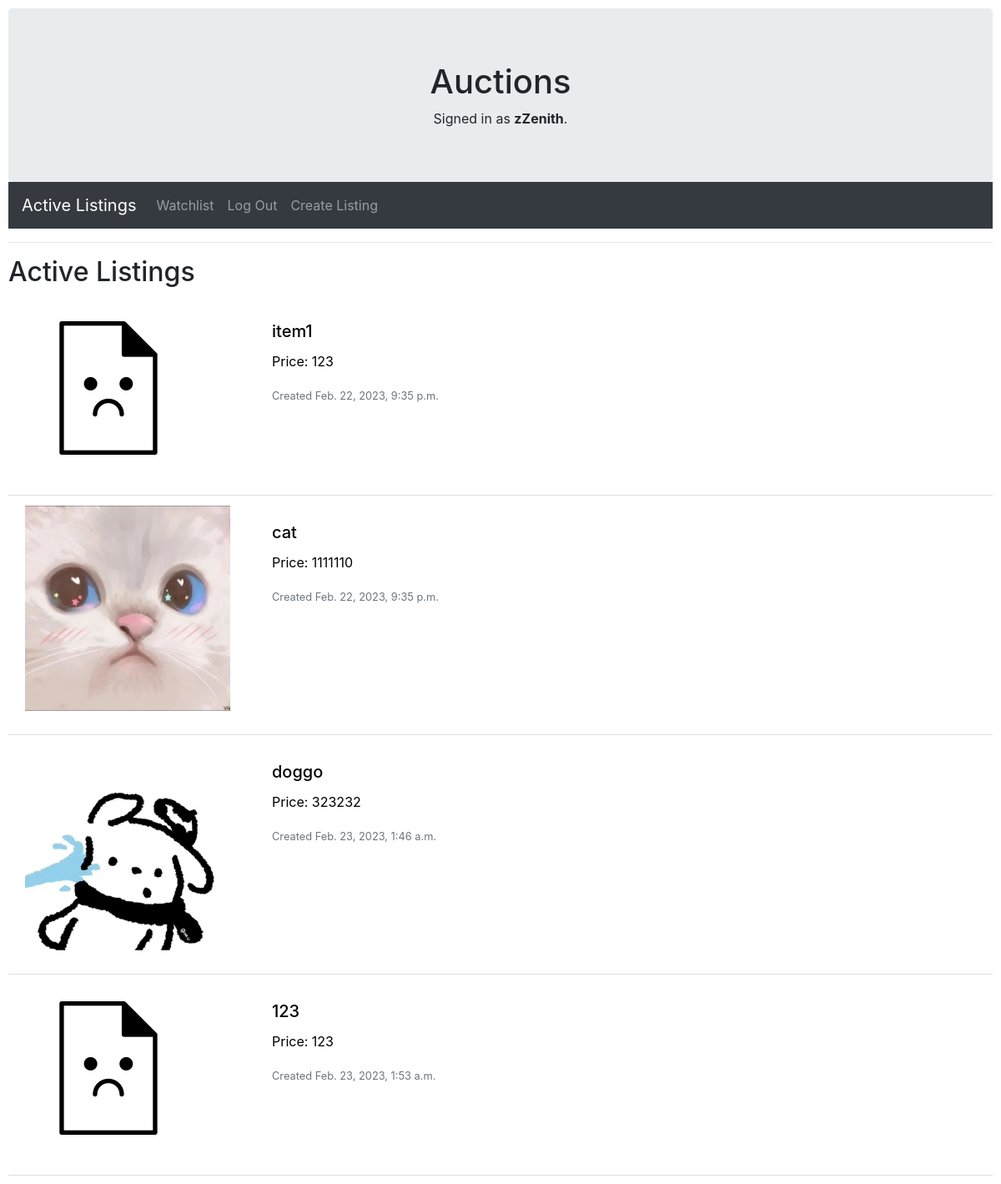
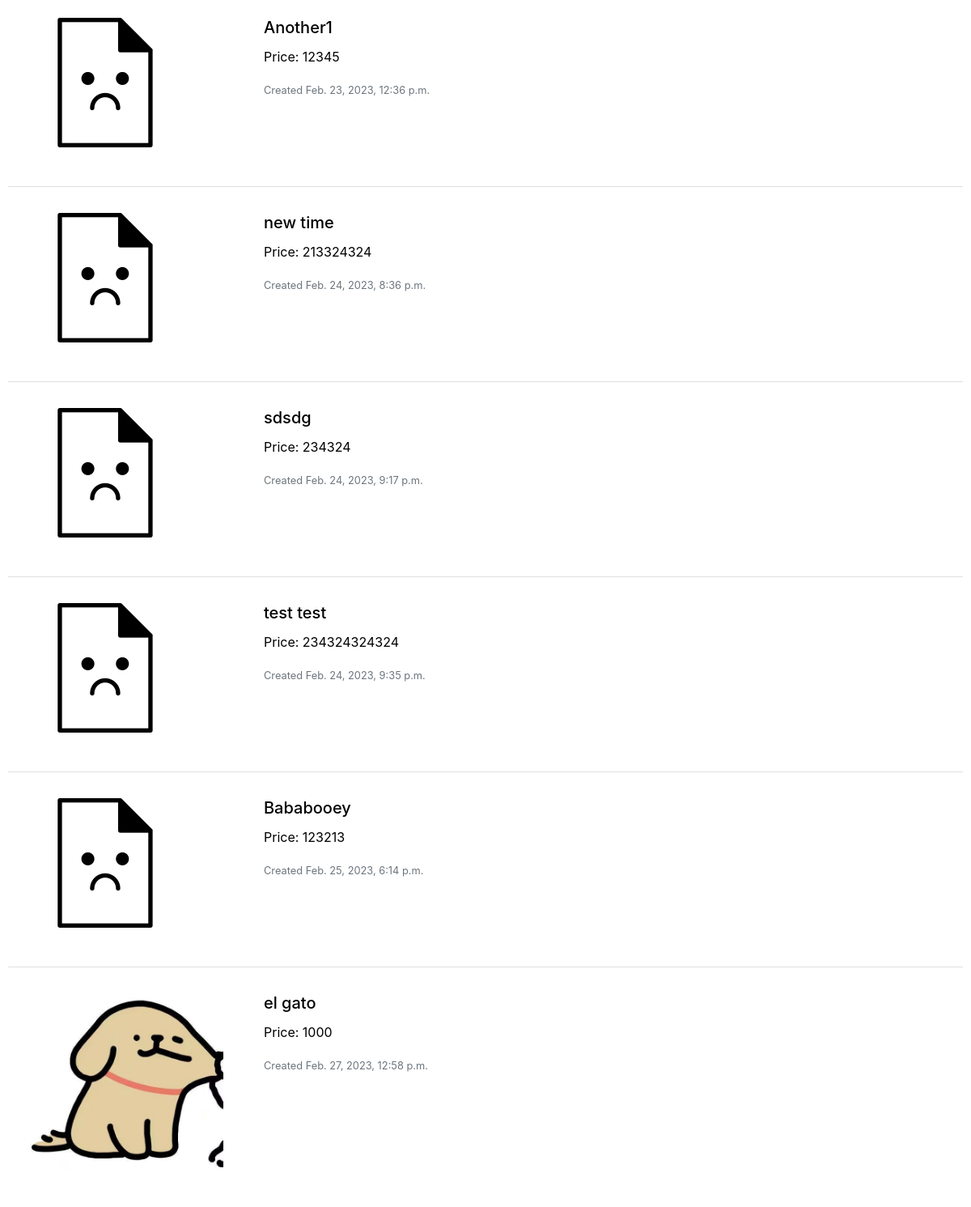
Page / (signed in) on the committed database (2 pictures, top to bottom).
### auctions/models.py (models this page shows)
class User(AbstractUser):
    pass

class Listing(models.Model):
    listing_name = models.CharField(primary_key=True, max_length=64)
    listing_desc = models.CharField(max_length=256)
    starting_bid = models.IntegerField()
    current_bid = models.ForeignKey(
        Bid, on_delete=models.CASCADE, null=True, blank=True)
    creator = models.ForeignKey(User, on_delete=models.CASCADE)
    post_date = models.DateTimeField(default=now, editable=False)
    picture = models.ImageField(blank=True, null=True, upload_to="images/")

### auctions/views.py (the view)
# urls.py: path("", views.index, name="index"),
def index(request):
    listings = Listing.objects.all()
    return render(request, "auctions/index.html", {
        'listings': listings,
    })

### auctions/templates/auctions/index.html (shortened to what this page needs)
{% extends "auctions/layout.html" %}
{% block body %}
    <h2>Active Listings</h2>
    {% if listings %}
    <ul class="list-group list-group-flush">
        {% for listing in listings %}
        <li class="list-group-item">
            <a href="{% url 'details' listing.listing_name %}" class="listing_url">
                <div class="card mb-3" style="max-width: 70%; border: none;">
                    <div class="row g-0">
                      <div class="col-md-4">
                        {% if listing.picture %}
                        <img src="{{ listing.picture.url }}" class="img-fluid rounded-start" alt="{{ listing.listing_name }}">
                        {% endif %}
                      </div>
                      <div class="col-md-8">
                        <div class="card-body">
                          <h5 class="card-title">{{ listing.listing_name }}</h5>
                          <p class="card-text">Price: {{ listing.starting_bid }}</p>
                          <p class="card-text"><small class="text-muted">Created {{ listing.post_date }}</small></p>
                        </div>
                      </div>
                    </div>
                  </div>
            </a>
        </li>
        {% endfor %}
    </ul>
    {% else %}
    <h1>No listings</h1>
    {% endif %}
    {% endblock %}

### auctions/templates/auctions/layout.html (shortened to what this page needs)
{% load static %}
<!DOCTYPE html>
<html lang="en">
<head>
    <link rel="stylesheet" href="https://stackpath.bootstrapcdn.com/bootstrap/4.4.1/css/bootstrap.min.css"
>
    <link href="{% static '/auctions/styles.css' %}" rel="stylesheet" type="text/css">
</head>
<body>
    <div class="jumbotron text-center" style="margin-bottom:0">
        <h1>Auctions</h1>
        <div>
            {% if user.is_authenticated %}
            Signed in as <strong>{{ user.username }}</strong>.
            {% else %}
            Not signed in.
            {% endif %}
        </div>
    </div>
    <nav class="navbar navbar-expand-lg navbar-dark bg-dark">
        <a class="navbar-brand" href="{% url 'index' %}">Active Listings</a>
        <div class="collapse navbar-collapse" id="navbarNavAltMarkup">
            <div class="navbar-nav">
                {% if user.is_authenticated %}
                <a class="nav-item nav-link" href="{% url 'watchlist' %}">Watchlist</a>
                <a class="nav-item nav-link" href="{% url 'logout' %}">Log Out</a>
                <a class="nav-item nav-link" href="{% url 'create' %}">Create Listing</a>
                {% else %}
                <a class="nav-item nav-link" href="{% url 'login' %}">Log In</a>
                <a class="nav-item nav-link" href="{% url 'register' %}">Register</a>
                {% endif %}
            </div>
        </div>
    </nav>
    <hr>
    {% block body %}
    {% endblock %}
</body>
</html>

### auctions/static/auctions/styles.css (style rules this page uses)
body { padding: 10px; }
.listing_url { color: black; }
.listing_url:link, .listing_url:visited, .listing_url:hover, .listing_url:active { text-decoration: none; background-color: aliceblue; }

### rows in the picture
User: username "zZenith"
Listing: picture (placeholder picture), listing_name "item1", starting_bid "123", post_date "Feb. 22, 2023, 9:35 p.m."
Listing: picture (picture), listing_name "cat", starting_bid "1111110", post_date "Feb. 22, 2023, 9:35 p.m."
Listing: picture (picture), listing_name "doggo", starting_bid "323232", post_date "Feb. 23, 2023, 1:46 a.m."
Listing: picture (placeholder picture), listing_name "123", starting_bid "123", post_date "Feb. 23, 2023, 1:53 a.m."
Listing: picture (placeholder picture), listing_name "Another1", starting_bid "12345", post_date "Feb. 23, 2023, 12:36 p.m."
Listing: picture (placeholder picture), listing_name "new time", starting_bid "213324324", post_date "Feb. 24, 2023, 8:36 p.m."
Listing: picture (placeholder picture), listing_name "sdsdg", starting_bid "234324", post_date "Feb. 24, 2023, 9:17 p.m."
Listing: picture (placeholder picture), listing_name "test test", starting_bid "234324324324", post_date "Feb. 24, 2023, 9:35 p.m."
Listing: picture (placeholder picture), listing_name "Bababooey", starting_bid "123213", post_date "Feb. 25, 2023, 6:14 p.m."
Listing: picture (picture), listing_name "el gato", starting_bid "1000", post_date "Feb. 27, 2023, 12:58 p.m."
